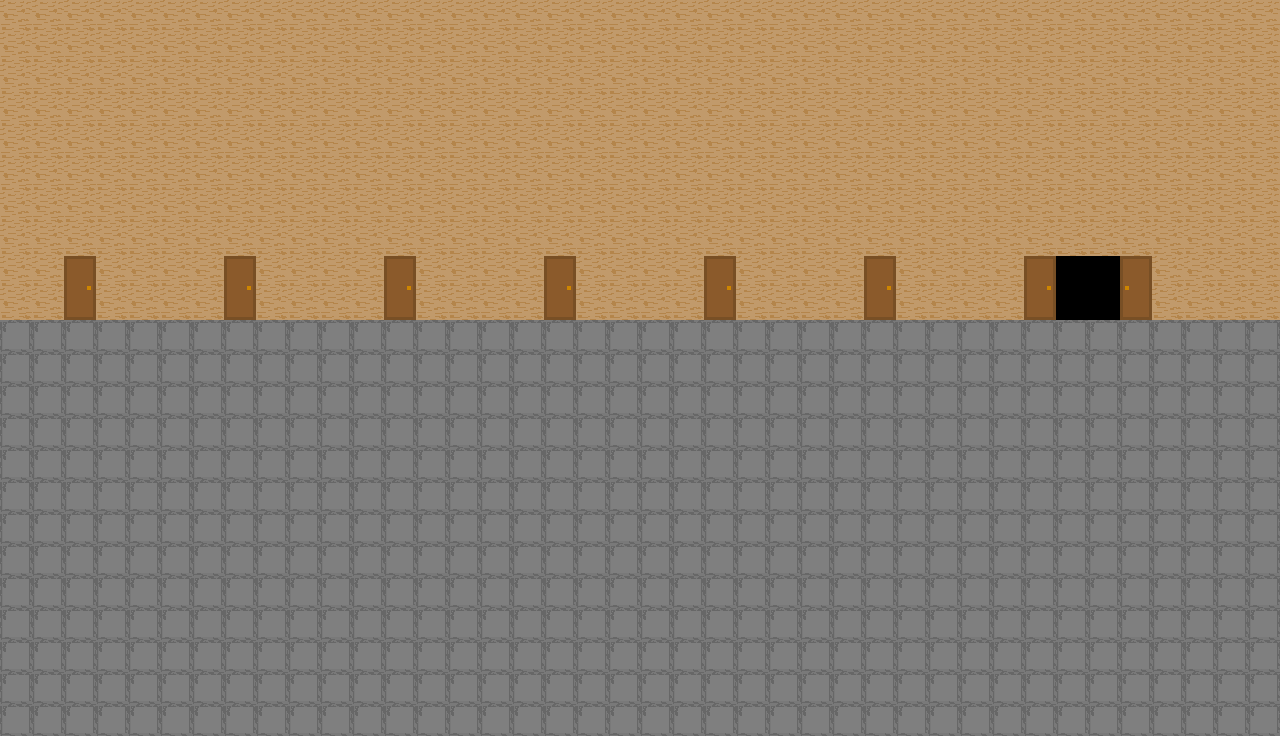

Rendered tile map (Tiled .tmx) drawn with the repository's tilesets; below, a short description and the map source with its tile grids summarised:
An orthogonal 40x23 tile map with 32x32 px tiles, 2 tile layers (base, overlay).

<map version="1.2" tiledversion="1.2.1" orientation="orthogonal" renderorder="right-down" width="40" height="23" tilewidth="32" tileheight="32" infinite="0" nextlayerid="7" nextobjectid="8">
 <tileset firstgid="1" name="tileset" tilewidth="32" tileheight="32" tilecount="256" columns="16">
  <image source="tileset.png" width="512" height="512" />
  <tile id="6">
   <properties>
    <property name="collidable" type="bool" value="true" />
   </properties>
  </tile>
  <tile id="7">
   <properties>
    <property name="collidable" type="bool" value="true" />
   </properties>
  </tile>
  <tile id="8">
   <properties>
    <property name="collidable" type="bool" value="true" />
   </properties>
  </tile>
  <tile id="10">
   <properties>
    <property name="collidable" type="bool" value="true" />
   </properties>
  </tile>
  <tile id="22">
   <properties>
    <property name="collidable" type="bool" value="true" />
   </properties>
  </tile>
  <tile id="23">
   <properties>
    <property name="collidable" type="bool" value="true" />
   </properties>
  </tile>
  <tile id="24">
   <properties>
    <property name="collidable" type="bool" value="true" />
   </properties>
  </tile>
  <tile id="26">
   <properties>
    <property name="collidable" type="bool" value="true" />
   </properties>
  </tile>
  <tile id="38">
   <properties>
    <property name="collidable" type="bool" value="true" />
   </properties>
  </tile>
  <tile id="39">
   <properties>
    <property name="collidable" type="bool" value="true" />
   </properties>
  </tile>
  <tile id="40">
   <properties>
    <property name="collidable" type="bool" value="true" />
   </properties>
  </tile>
  <tile id="71">
   <properties>
    <property name="collidable" type="bool" value="true" />
   </properties>
  </tile>
  <tile id="86">
   <properties>
    <property name="collidable" type="bool" value="true" />
   </properties>
  </tile>
  <tile id="87">
   <properties>
    <property name="collidable" type="bool" value="true" />
   </properties>
  </tile>
  <tile id="88">
   <properties>
    <property name="collidable" type="bool" value="true" />
   </properties>
  </tile>
  <tile id="103">
   <properties>
    <property name="collidable" type="bool" value="true" />
   </properties>
  </tile>
 </tileset>
 <layer id="1" name="base" width="40" height="23">
  <data>[920 cells, 920 non-empty, 5 distinct tile ids]</data>
 </layer>
 <layer id="6" name="overlay" width="40" height="23">
  <data>[920 cells, 352 non-empty, 2 distinct tile ids]</data>
 </layer>
</map>
